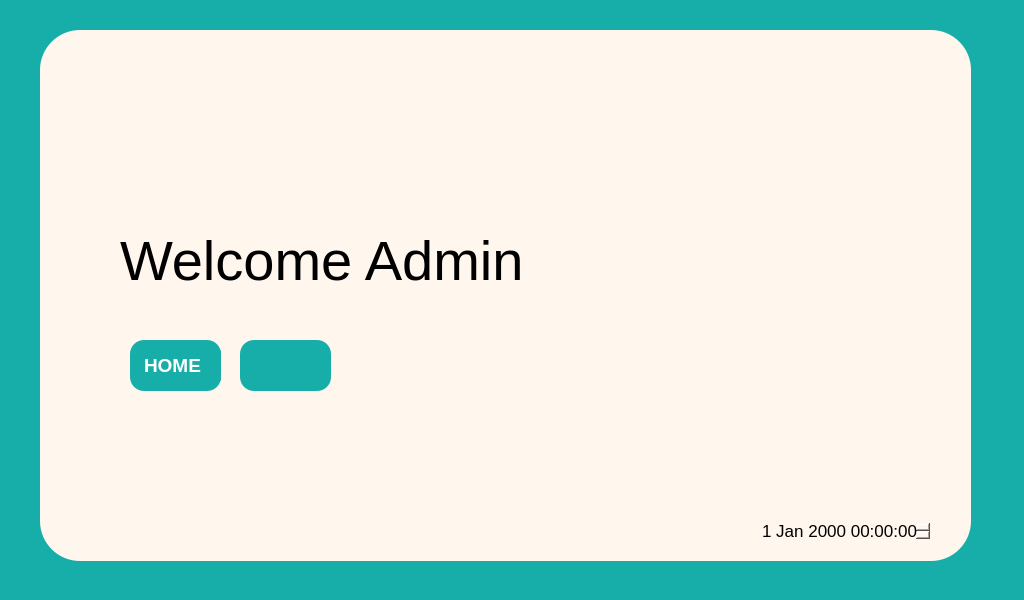
<?xml version="1.0" encoding="UTF-8"?>
<ui version="4.0">
 <class>MainWindow</class>
 <widget class="QMainWindow" name="MainWindow">
  <property name="geometry">
   <rect>
    <x>0</x>
    <y>0</y>
    <width>1024</width>
    <height>600</height>
   </rect>
  </property>
  <property name="minimumSize">
   <size>
    <width>1024</width>
    <height>600</height>
   </size>
  </property>
  <property name="windowTitle">
   <string>MainWindow</string>
  </property>
  <widget class="QWidget" name="centralwidget">
   <property name="styleSheet">
    <string notr="true">color: rgb(255, 170, 127);</string>
   </property>
   <widget class="QWidget" name="widget" native="true">
    <property name="geometry">
     <rect>
      <x>0</x>
      <y>0</y>
      <width>1024</width>
      <height>600</height>
     </rect>
    </property>
    <property name="minimumSize">
     <size>
      <width>1024</width>
      <height>600</height>
     </size>
    </property>
    <property name="styleSheet">
     <string notr="true">background-color: #17AEAA;</string>
    </property>
    <widget class="QFrame" name="frame_2">
     <property name="geometry">
      <rect>
       <x>40</x>
       <y>30</y>
       <width>931</width>
       <height>531</height>
      </rect>
     </property>
     <property name="styleSheet">
      <string notr="true">border: 1px  ;
border-radius: 40px; 
background-color: #FFF6ED;
align-items: center;</string>
     </property>
     <widget class="QWidget" name="widget_3" native="true">
      <property name="geometry">
       <rect>
        <x>90</x>
        <y>310</y>
        <width>91</width>
        <height>51</height>
       </rect>
      </property>
      <property name="styleSheet">
       <string notr="true">background-color: rgb(0, 0, 0);
background-color: #17AEAA;
border-radius: 14px</string>
      </property>
      <widget class="QTextBrowser" name="textBrowser_2">
       <property name="geometry">
        <rect>
         <x>10</x>
         <y>10</y>
         <width>91</width>
         <height>31</height>
        </rect>
       </property>
       <property name="html">
        <string>&lt;!DOCTYPE HTML PUBLIC &quot;-//W3C//DTD HTML 4.0//EN&quot; &quot;http://www.w3.org/TR/REC-html40/strict.dtd&quot;&gt;
&lt;html&gt;&lt;head&gt;&lt;meta name=&quot;qrichtext&quot; content=&quot;1&quot; /&gt;&lt;style type=&quot;text/css&quot;&gt;
p, li { white-space: pre-wrap; }
&lt;/style&gt;&lt;/head&gt;&lt;body style=&quot; font-family:'MS Shell Dlg 2'; font-size:8.25pt; font-weight:400; font-style:normal;&quot;&gt;
&lt;p style=&quot; margin-top:0px; margin-bottom:0px; margin-left:0px; margin-right:0px; -qt-block-indent:0; text-indent:0px;&quot;&gt;&lt;span style=&quot; font-size:14pt; font-weight:600; color:#ffffff;&quot;&gt;HOME&lt;/span&gt;&lt;/p&gt;&lt;/body&gt;&lt;/html&gt;</string>
       </property>
      </widget>
     </widget>
     <widget class="QWidget" name="widget_4" native="true">
      <property name="geometry">
       <rect>
        <x>200</x>
        <y>310</y>
        <width>91</width>
        <height>51</height>
       </rect>
      </property>
      <property name="styleSheet">
       <string notr="true">background-color: #17AEAA;
border-radius: 14px;</string>
      </property>
     </widget>
     <widget class="QLabel" name="label">
      <property name="geometry">
       <rect>
        <x>860</x>
        <y>20</y>
        <width>31</width>
        <height>31</height>
       </rect>
      </property>
      <property name="text">
       <string/>
      </property>
      <property name="pixmap">
       <pixmap>C:/Users/Desktop/Downloads/settings.png</pixmap>
      </property>
      <property name="scaledContents">
       <bool>true</bool>
      </property>
     </widget>
     <widget class="QLabel" name="label_2">
      <property name="geometry">
       <rect>
        <x>760</x>
        <y>20</y>
        <width>31</width>
        <height>31</height>
       </rect>
      </property>
      <property name="text">
       <string/>
      </property>
      <property name="pixmap">
       <pixmap>C:/Users/Desktop/Downloads/user.png</pixmap>
      </property>
      <property name="scaledContents">
       <bool>true</bool>
      </property>
     </widget>
     <widget class="QLabel" name="label_3">
      <property name="geometry">
       <rect>
        <x>810</x>
        <y>20</y>
        <width>31</width>
        <height>31</height>
       </rect>
      </property>
      <property name="text">
       <string/>
      </property>
      <property name="pixmap">
       <pixmap>C:/Users/Desktop/Downloads/report.png</pixmap>
      </property>
      <property name="scaledContents">
       <bool>true</bool>
      </property>
     </widget>
     <widget class="QLabel" name="label_4">
      <property name="geometry">
       <rect>
        <x>20</x>
        <y>10</y>
        <width>140</width>
        <height>80</height>
       </rect>
      </property>
      <property name="text">
       <string/>
      </property>
      <property name="pixmap">
       <pixmap>C:/Users/Desktop/Desktop/aa-120x120.webp</pixmap>
      </property>
      <property name="scaledContents">
       <bool>true</bool>
      </property>
     </widget>
     <widget class="QDateTimeEdit" name="dateTimeEdit">
      <property name="geometry">
       <rect>
        <x>720</x>
        <y>490</y>
        <width>171</width>
        <height>22</height>
       </rect>
      </property>
      <property name="styleSheet">
       <string notr="true">color: rgb(0, 0, 0);
font-size: 13pt;</string>
      </property>
     </widget>
     <widget class="QLabel" name="label_5">
      <property name="geometry">
       <rect>
        <x>80</x>
        <y>200</y>
        <width>401</width>
        <height>61</height>
       </rect>
      </property>
      <property name="styleSheet">
       <string notr="true">font-size:56px;
color:black;</string>
      </property>
      <property name="text">
       <string>Welcome Admin</string>
      </property>
     </widget>
    </widget>
   </widget>
  </widget>
 </widget>
 <resources/>
 <connections/>
</ui>
